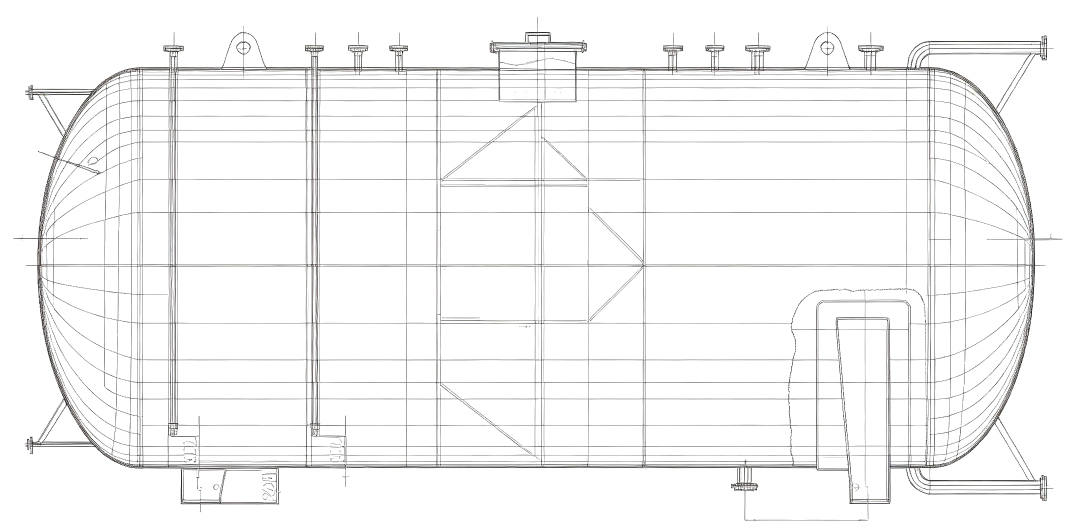
#> input picture resources/vessel-source/vessel.png, 2150 x 1060 px (shown at 1/2 size)
$ python compress-vessel-images.py
#> lines starting #> are read from the running program, lines starting #| are printed output that depends on the picture
"""产出容器底图的**浅色/深色两版**，并打印库里的 `image_bounds`。

用法：
    python resources/compress-vessel-images.py

输入：resources/vessel-source/*.png（原图）
输出：src/static/*.png        浅色版：透明底 + 墨色线稿（LIGHT_INK）—— 浅色主题用
      src/static/*-dark.png   亮线版：透明底 + 亮色线稿（DARK_INK） —— 深色主题用
两张图**都是透明底**，差别只在线色。透明底让卡片底色直接透出来 ——
图片背景与主题背景天然一致，不用对齐任何色值，也不需要任何 CSS 混合模式。

## 这个脚本在做什么（与它最初的样子不同了）

一开始它叫「压缩底图」：那会儿底图打进小程序主包，2MB 上限卡得死，靠**降采样 1/2 +
PNG-8 调色板**压下来。**2026-10-06 的 变更-024 把底图移出了小程序包**（改从服务器按 URL 加载），
压包体这个动机就没了 —— 于是 `FACTOR` 改回 1：**不再降采样，两套前端共用同一份原图**。

为什么不干脆别降采样、也别归一化坐标：底图分辨率一旦不一致（电脑端原图 / uni-app 压图），
`image_bounds` 就得做成与分辨率无关的表示（曾用过「按图片宽度归一化」），
多一层换算就多一个会错的地方。统一成一份图，坐标直接是原图像素坐标，两端通用。

代价要知道：**手机端首次进这个页面要下载的是原图**（四台合计约 1.8 MB，此前是 446 KB）。
若哪天嫌大，正解是在**服务器侧**放一份降采样版（那就又回到两份分辨率了），
而不是再改这里的 `FACTOR` —— 那会让两端的坐标对不上。

## 仍然保留的两个杠杆

1. **透明底**。原图是黑线稿（两张 RGBA 透明底、两张 RGB 白底）。脚本统一把它们归成
   「线色 + 覆盖率 alpha」这一种表示：
       `覆盖率 c = α × (1 − 灰度/255)`，再把 `c` 当作 alpha、线色当作 RGB 写出去。
   浅色版线色 = 纯黑，合成到白底上与"原图合成白底"**逐像素一致**（脚本末尾的 PSNR 在盯这件事）。
2. **PNG-8 调色板 + tRNS**。调色板 256 项全是线色，索引本身就是不透明度
   （见 compress() 第 3/4 步）。线稿只有黑白与抗锯齿灰阶，量化后视觉无损。

## ⚠️ 浅色版为什么不再是"白纸版"（2026-10-09 改的，别改回去）

改造前浅色版是把透明区**合成为白**、顺带去掉了整个 alpha 通道，理由是
「底图显示在卡片上，而卡片本身就是白的」—— 当时确实逐像素一致，还省一个通道。

那张卡片后来变成了**半透明玻璃**，前提就不成立了：白纸在玻璃上是一块突兀的白板。
先用 CSS `mix-blend-mode: multiply` 补救过（白色乘底色 = 底色），观感是对的，
但真机反馈**图片每次加载出来会先白一下再变过来** —— 混合生效前的那一帧仍是原始白底，
属于"在渲染层绕开资源问题"，绕不干净。所以回到资源侧：浅色版也做成透明底，
线稿直接坐在卡片实际底色上，任何底色都对，不需要混合模式，也就没有那一帧。

代价：浅色版多一个 alpha 通道（PNG-8 + tRNS，比原来大一点，仍远小于 RGBA）。

## 深色主题为什么另存一张图

原因只剩**线色**：浅色版是黑线，深色卡片（#17171c 一系）上根本看不见；
亮线版用 DARK_INK（#cbd5e1）。两张图同尺寸、同抗锯齿、同线宽，
切主题只换 <image> 的 src，三端行为完全一致。

（历史：早先这里还讨论过 `filter: invert(1)` 与 `filter + mix-blend-mode: screen`
两种"不改资源"的做法。它们解决的是"白纸反色"，在两张图都改成透明底之后已经不需要了。）

## ⚠️ 改了图就必须同步改库里的 image_bounds

`equipment_ledger.image_bounds` 描述**罐体在底图里的位置**，前端按它画罐体路径与液面。
图一换，这套坐标就得跟着改，否则液位线会与图纸错位。
两张图（浅色版 / 亮线版）尺寸必须一致，否则切主题时液位线会跳 —— 见 compress() 里的校验。

**坐标就是原图像素坐标**（本表的 `bounds` 本来就是按原图量的，直接贴进库即可）。
本脚本会把它们打印成一行 JSON。
"""

import io
import json
import math
import os

from PIL import Image, ImageChops, ImageOps

BASE = os.path.dirname(os.path.abspath(__file__))
SRC_DIR = os.path.join(BASE, 'vessel-source')
OUT_DIR = os.path.join(os.path.dirname(BASE), 'src', 'static')

FACTOR = 1  # 不降采样（2026-10-06 起）

# 亮线版的线色。它不是主题令牌，而是图纸自身的"墨色"：浅色版是原图的深色墨，
# 亮线版就是这个浅灰蓝（#cbd5e1，在深色卡片 #17171c 上约 12:1 对比度）。
# 改色号必须重跑本脚本重新出图。
DARK_INK = (0xcb, 0xd5, 0xe1)

# 浅色版的线色：原图的墨就是黑的，保持纯黑 —— 透明底 + 纯黑 + 覆盖率 alpha，
# 合成到白底上与改造前的"白纸版"**逐像素一致**（脚本末尾的 PSNR 校验就在盯着这件事）。
LIGHT_INK = (0x00, 0x00, 0x00)

# 原图尺寸与罐体在原图坐标系里的边界（取自 index.vue 的 VESSELS.imageBounds）
VESSELS = [
    {
        'file': 'vessel.png',
        'orig_size': (2150, 1060),
        # 横卧罐：椭圆封头 + 直边 + 圆筒
        'bounds': {'width': 2150, 'height': 1060, 'left': 75, 'right': 2069, 'top': 131, 'bottom': 931},
    },
    {
        'file': 'vessel-product150.png',
        'orig_size': (1760, 1938),
        # 立式罐：顶部半椭球封头 + 等径筒体（多一个 tangent）
        'bounds': {'width': 1760, 'height': 1938, 'left': 131, 'right': 1351, 'top': 63, 'tangent': 310, 'bottom': 1930},
    },
    {
        'file': 'vessel-reboiler.png',
        'orig_size': (1616, 820),
        # 卧式再沸器：椭圆封头 + 圆筒（直边为 0）。与另两张不同，这张底图里
        # 罐体内部还画着 U 型管束、罐外右侧接着管箱 —— 液面填充裁在 bounds 路径内，
        # 管束与管箱不会被填色，这是刻意的（管箱不在容器内部，见 vesselVolume.js）。
        # ⚠️ 原始图纸（1920x1184）右下角有「豆包AI生成」水印，入库前已裁掉：
        #    裁剪框 (200,174,1816,994)，故本表坐标是**裁剪后**坐标系。
        'bounds': {'width': 1616, 'height': 820, 'left': 53, 'right': 1377, 'top': 92, 'bottom': 659},
    },
    {
        'file': 'vessel-methanol.png',
        'orig_size': (708, 1520),
        # 立式甲醇计量罐：**上下都有封头**（150 产品储罐只有上封头，是平底），
        # 所以比另两台多一个 tangentBottom（下封头与筒体的切线）。
        # 底图由厂家图纸加工而来：原始图纸（1312x1664，白底不透明）右下角有
        # 「豆包AI生成」水印（x 1079~1283 / y 1593~1639），与罐体（x 348~1038 / y 42~1543）
        # 不重叠，裁剪时自然排除；裁剪框 (338,32,1046,1552) → 708x1520（取偶数便于 1/2 降采样）。
        # ⚠️ 穹顶被顶部管口（N1/N4/M1）遮住，顶点没法直接量 —— 用对称位置的干净列
        #    （x=655 与 720 都在 y=116）反解椭圆得到：上切线 250 / 顶点 115，
        #    下切线 1146 / 顶点 1279。复核方式：画出的长径比 2.095 与实际的 2.082 差 0.65%。
        'bounds': {
            'width': 708, 'height': 1520, 'left': 72, 'right': 627.5,
            'top': 83, 'tangent': 218, 'tangentBottom': 1114, 'bottom': 1247,
        },
    },
]


def psnr(a, b, step=2):
    """峰值信噪比。线稿的验收线：> 45 dB 即视觉无损。"""
    pa, pb = a.load(), b.load()
    w, h = a.size
    total = 0
    count = 0
    for y in range(0, h, step):
        for x in range(0, w, step):
            for i in range(3):
                d = pa[x, y][i] - pb[x, y][i]
                total += d * d
                count += 1
    mse = total / count
    return 99.0 if mse == 0 else 10 * math.log10(255 * 255 / mse)


def compress(entry):
    src_path = os.path.join(SRC_DIR, entry['file'])
    out_path = os.path.join(OUT_DIR, entry['file'])
    # 深色主题用的亮线版：与浅色版同尺寸、透明底
    dark_path = os.path.join(OUT_DIR, entry['file'].replace('.png', '-dark.png'))

    src = Image.open(src_path).convert('RGBA')
#> src is the input picture: PIL image 2150x1060 RGBA; mean R, G, B, A 14.6, 14.5, 14.4, 21.5
    if src.size != entry['orig_size']:
        raise SystemExit(
            f'{entry["file"]}: 原图尺寸 {src.size} 与脚本记录的 {entry["orig_size"]} 不符。\n'
            '  换过原图的话，请同步更新本脚本里的 orig_size 与 bounds。'
        )

    # 1) 合成到白底。**只用于算墨量**（下面第 3 步），不再是任何一张输出图的样子 ——
    #    墨量的定义就是"比纯白暗了多少"，所以需要先有一张白底版做基准。
    alpha = src.split()[3]
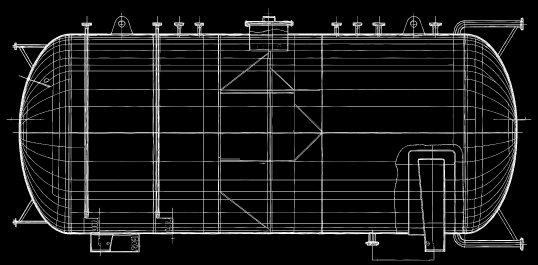
#> alpha: PIL image 2150x1060 L (shown at 1/4 size); min 0, max 255, mean 21.5
    flat = Image.new('RGB', src.size, (255, 255, 255))
#> flat: PIL image 2150x1060 RGB; every value is 255
    flat.paste(src, mask=alpha)

    # 2) 降采样
    new_size = (src.size[0] // FACTOR, src.size[1] // FACTOR)
    small = flat.resize(new_size, Image.LANCZOS)

    # 3) 墨量（覆盖率）c = α × (1 − 灰度/255)，先在全分辨率上算再降采样。
    #    两张输出图都由它来：c 当作 alpha，线色当作 RGB，差别只在 LIGHT_INK / DARK_INK。
    ink = ImageOps.invert(ImageOps.grayscale(flat)).resize(new_size, Image.LANCZOS)
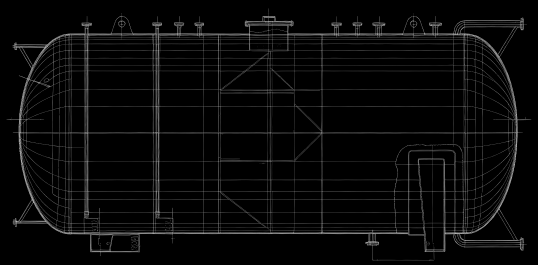
#> ink: PIL image 2150x1060 L (shown at 1/4 size); min 0, max 255, mean 9

    # 4) 两张图都用 PNG-8 + tRNS：调色板 256 项全是线色，透明度直接取索引（索引即覆盖率）。
    #
    #    浅色版：**透明底 + 墨色线稿**，与亮线版同一套表示，只是线色不同。
    #
    #    ⚠️ 2026-10-09 之前浅色版是「白纸版」：把透明区合成为白、并去掉整个 alpha 通道。
    #    那条优化的前提写在本文件开头 ——「底图显示在卡片上，而卡片本身就是白的」。
    #    卡片改成半透明玻璃之后前提失效：那块白纸在玻璃上是一块白板。
    #    曾用 CSS `mix-blend-mode: multiply` 补救过，但真机反馈**图片加载出来会先白一下
    #    再变过来**（混合生效前的一帧是原始白底），体验不好 —— 属于"在渲染层绕开资源问题"，
    #    绕不干净。改成透明底之后：线稿直接坐在卡片的实际底色上，任何底色都对，
    #    不需要任何混合模式，也就没有那一帧。
    light = Image.frombytes('P', new_size, ink.tobytes())
#> light: PIL image 2150x1060 P; every value is 0
    light.putpalette(list(LIGHT_INK) * 256)
    light.info['transparency'] = bytes(range(256))
    light.save(out_path, optimize=True)

    dark = Image.frombytes('P', new_size, ink.tobytes())
    dark.putpalette(list(DARK_INK) * 256)
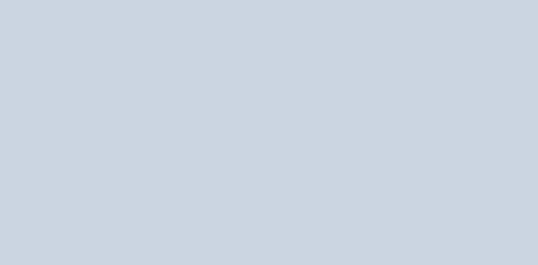
#> dark: PIL image 2150x1060 P (shown at 1/4 size); mean R, G, B 203, 213, 225
    dark.info['transparency'] = bytes(range(256))
    dark.save(dark_path, optimize=True)
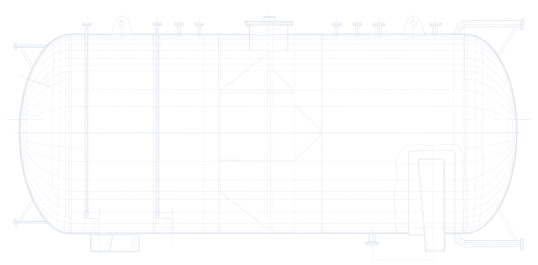
#> saved as vessel-dark.png: PIL image 2150x1060 P (shown at 1/4 size); mean R, G, B, A 203, 213, 225, 9; transparent parts drawn white

    # 校验：① 两张图必须同尺寸（否则切主题时液位线会错位）；
    #       ② 墨量互补 —— 浅色版的"暗"应与亮线版的"亮"逐像素对得上
    #          （灰度换算与降采样的先后顺序不同，允许 2 个色阶的舍入差）。
    dark_size = Image.open(dark_path).size
#> dark_size = (2150, 1060)
    if dark_size != new_size:
        raise SystemExit(f'{entry["file"]}: 亮线版尺寸 {dark_size} 与浅色版 {new_size} 不一致')

    spread = ImageChops.difference(ImageOps.invert(ImageOps.grayscale(small)), ink).getextrema()[1]
#> spread = 0
    if spread > 2:
        raise SystemExit(f'{entry["file"]}: 亮线版与浅色版的墨量对不上（最大差 {spread} 个色阶）')

    # 画质校验：把浅色版合成到**白底**上，应当与"原图合成白底后降采样"逐像素一致
    #（这正是改造前白纸版的像素值）。浅色版现在是"纯黑 + 覆盖率 alpha"，
    # 合成到白底 = 255 − 覆盖率。
    quality = psnr(small, ImageOps.invert(ink).convert('RGB'))
#> after the loop in psnr, `for y in range(0, h, step):`: count = 1709250; total = 718825
#> in psnr, `mse = total / count`: mse = 0.421
#> quality = 51.89
    orig_kb = os.path.getsize(src_path) / 1024
    new_kb = os.path.getsize(out_path) / 1024
    dark_kb = os.path.getsize(dark_path) / 1024

    print(f'{entry["file"]}')
    print(f'    {src.size[0]}x{src.size[1]}  {orig_kb:7.1f} KB')
#|     2150x1060    630.3 KB
    print(f' →  浅色版 {new_size[0]}x{new_size[1]}  {new_kb:7.1f} KB   '
          f'（{orig_kb / new_kb:.1f}x）  画质 PSNR {quality:.1f} dB')
#|  →  浅色版 2150x1060    262.3 KB   （2.4x）  画质 PSNR 51.9 dB
    print(f'    亮线版 {new_size[0]}x{new_size[1]}  {dark_kb:7.1f} KB   '
          f'（透明底 + #{DARK_INK[0]:02x}{DARK_INK[1]:02x}{DARK_INK[2]:02x}，'
          f'墨量互补差 {spread} 阶 / 尺寸校验通过）')
#|     亮线版 2150x1060    262.3 KB   （透明底 + #cbd5e1，墨量互补差 0 阶 / 尺寸校验通过）

    # 坐标就是**原图像素坐标**（本表的 bounds 本来就是按原图量的）。
    # 两套前端用同一份原图（2026-10-06 起），所以坐标不必再缩放、也不必归一化 ——
    # 直接把这组值贴进 equipment_ledger.image_bounds 即可，两端通用。
    return {k: v for k, v in entry['bounds'].items()}, new_kb, dark_kb, quality


def main():
    os.makedirs(OUT_DIR, exist_ok=True)
    total = 0
    results = []

    for entry in VESSELS:
        bounds, kb, dark_kb, quality = compress(entry)
#> bounds = {'width': 2150, 'height': 1060, 'left': 75, 'right': 2069, 'top': 131, 'bottom': 931}; kb = 262.3; dark_kb = 262.3; quality = 51.89
        total += kb + dark_kb
#> total = 524.7
        results.append((entry['file'], bounds, quality))
        print()
#> pass 2 of the loop in main, `for entry in VESSELS:`:
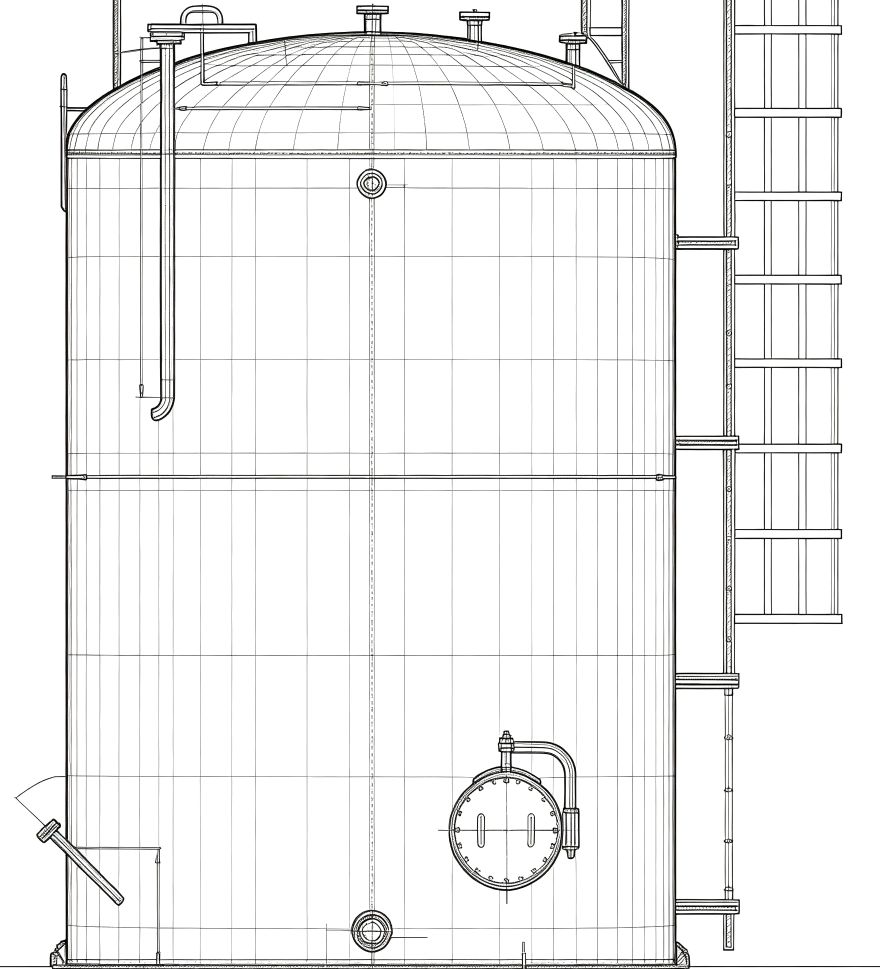
#> input picture resources/vessel-source/vessel-product150.png, 1760 x 1938 px (shown at 1/2 size)
#> in compress, src is the input picture: PIL image 1760x1938 RGBA; mean R, G, B, A 13.7, 13.6, 13.4, 25.2
#> alpha: PIL image 1760x1938 L
#> ink: PIL image 1760x1938 L
#> in compress (call 2), `dark.putpalette(list(DARK_INK) * 256)`:
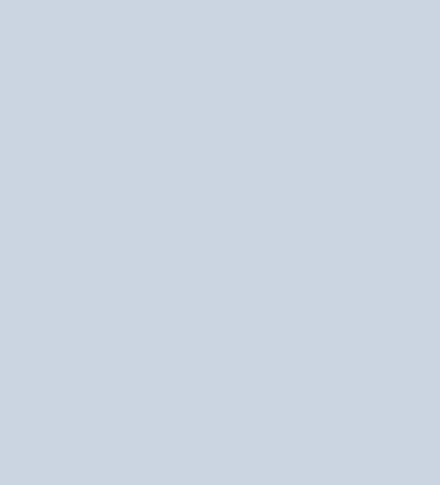
#> dark: PIL image 1760x1938 P (shown at 1/4 size); mean R, G, B 203, 213, 225
#> in compress (call 2), `dark.save(dark_path, optimize=True)`:
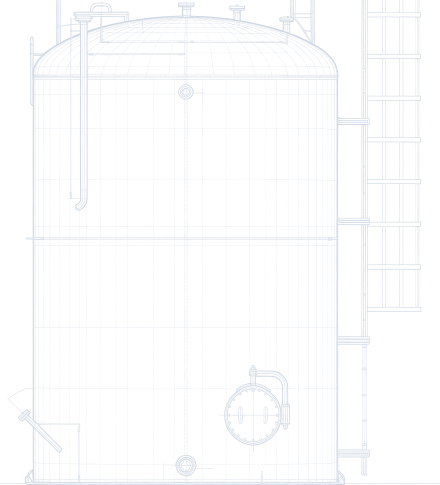
#> saved as vessel-product150-dark.png: PIL image 1760x1938 P (shown at 1/4 size); mean R, G, B, A 203, 213, 225, 13.3; transparent parts drawn white
#> dark_size = (1760, 1938)
#> in compress (call 2), `quality = psnr(small, ImageOps.invert(ink).convert('RGB'))`: quality = 51.37
#> orig_kb = 1059.4
#> new_kb = 493.9
#| vessel-product150.png
#|     1760x1938   1059.4 KB
#|  →  浅色版 1760x1938    493.9 KB   （2.1x）  画质 PSNR 51.4 dB
#|     亮线版 1760x1938    493.9 KB   （透明底 + #cbd5e1，墨量互补差 0 阶 / 尺寸校验通过）
#> in main, `bounds, kb, dark_kb, quality = compress(entry)`: bounds = {'width': 1760, 'height': 1938, 'left': 131, 'right': 1351, 'top': 63, 'tangent': 310, 'bottom': 1930}; kb = 493.9; quality = 51.37
#> in main, `total += kb + dark_kb`: total = 1512.5
#> pass 3 of the loop in main, `for entry in VESSELS:`:
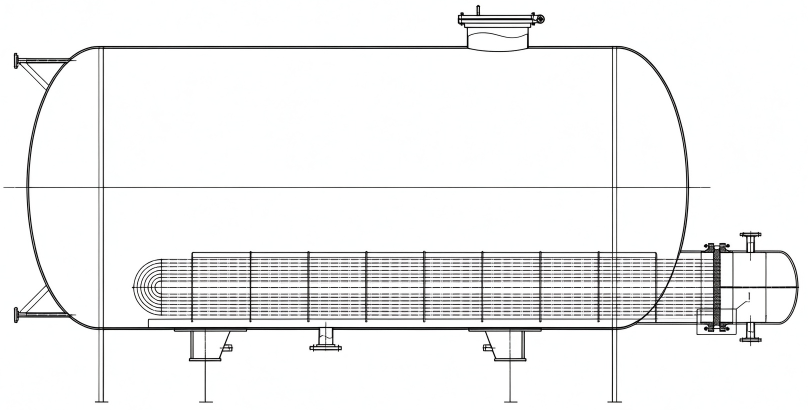
#> input picture resources/vessel-source/vessel-reboiler.png, 1616 x 820 px (shown at 1/2 size)
#> src: PIL image 1616x820 RGBA
#> in compress, flat is the input picture: PIL image 1616x820 RGB; mean R, G, B 240.8, 240.9, 240.9
#> ink: PIL image 1616x820 L
#> in compress (call 3), `dark.putpalette(list(DARK_INK) * 256)`:
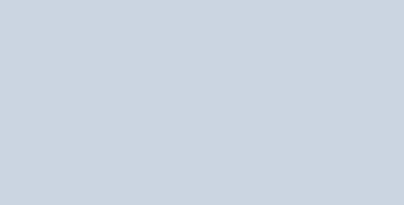
#> dark: PIL image 1616x820 P (shown at 1/4 size); mean R, G, B 203, 213, 225
#> in compress (call 3), `dark.save(dark_path, optimize=True)`:
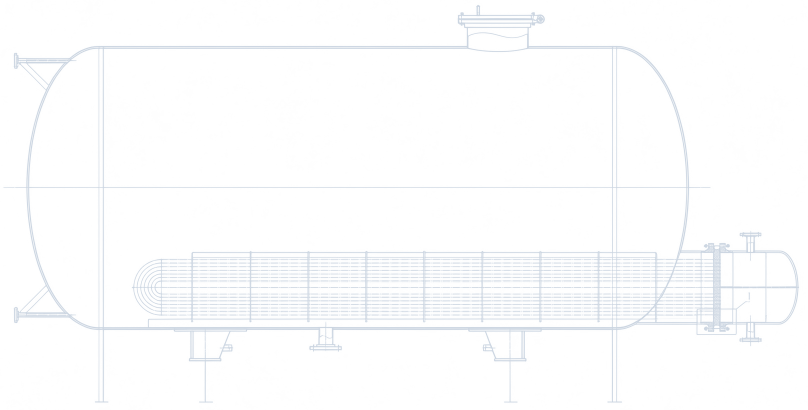
#> saved as vessel-reboiler-dark.png: PIL image 1616x820 P (shown at 1/2 size); mean R, G, B, A 203, 213, 225, 14.1; transparent parts drawn white
#> dark_size = (1616, 820)
#> in compress (call 3), `quality = psnr(small, ImageOps.invert(ink).convert('RGB'))`: quality = 55.86
#> orig_kb = 501.6
#> new_kb = 247.2
#| vessel-reboiler.png
#|     1616x820    501.6 KB
#|  →  浅色版 1616x820    247.2 KB   （2.0x）  画质 PSNR 55.9 dB
#|     亮线版 1616x820    247.2 KB   （透明底 + #cbd5e1，墨量互补差 0 阶 / 尺寸校验通过）
#> in main, `bounds, kb, dark_kb, quality = compress(entry)`: bounds = {'width': 1616, 'height': 820, 'left': 53, 'right': 1377, 'top': 92, 'bottom': 659}; kb = 247.2; quality = 55.86
#> in main, `total += kb + dark_kb`: total = 2007
#> the loop made 4 passes; the first 3 are shown

    print(f'四张合计 {total:.1f} KB（原 1689 KB；深浅两版按主题二选一，不会同时下载）')

    print('\n===== 把下面这组 image_bounds 贴进 equipment_ledger 对应行 =====')
    print('（原图像素坐标 —— 两套前端用同一份原图，直接贴，两端通用）\n')
    for name, bounds, _ in results:
        print(f'  {name}')
        print('    ' + json.dumps(bounds, ensure_ascii=False))
        print()
    print('注意：改了图就要重跑本脚本并更新库里那组坐标，否则液位线与图纸会错位。')


if __name__ == '__main__':
    main()
